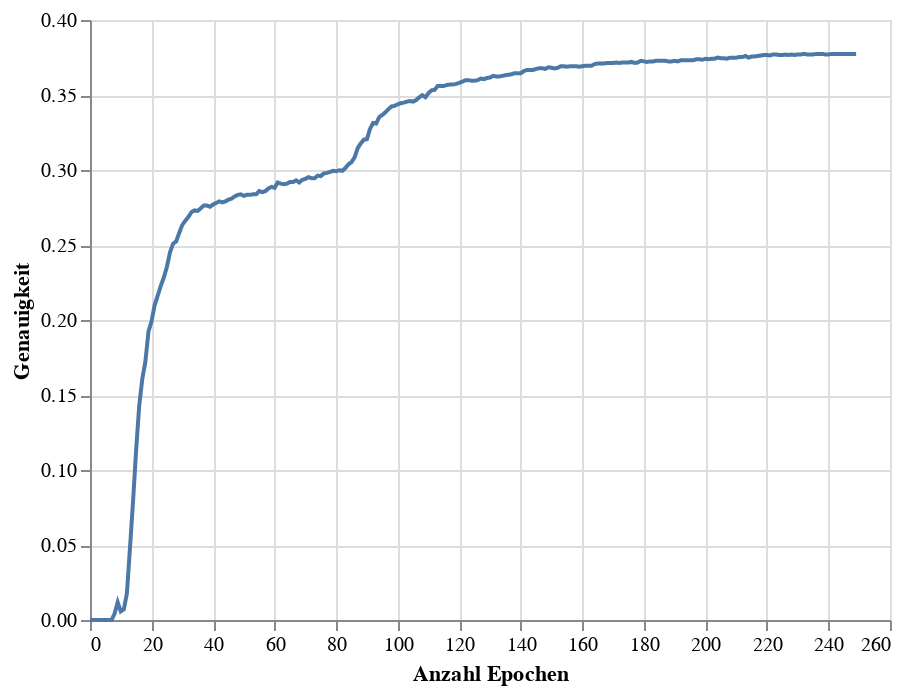

The notebook cell this image was saved under:
### Code cell
accuracy_chart = alt.Chart(accuracy_df).mark_line().encode(
    x=alt.X('Epoch',title = 'Anzahl Epochen'),
    y=alt.Y('Accuracy', title = 'Genauigkeit')
)
accuracy_chart

### Figure 1 — Vega-Lite specification as saved in the notebook (floating-point values rounded to 4 significant figures; data arrays with more than 128 entries replaced by an {"elided": "..."} marker saying what was removed)
{"config": {"view": {"continuousWidth": 400, "continuousHeight": 300}}, "data": {"name": "data-81dd1367b0958b02b8fde6d18e560786"}, "mark": "line", "encoding": {"x": {"field": "Epoch", "title": "Anzahl Epochen", "type": "quantitative"}, "y": {"field": "Accuracy", "title": "Genauigkeit", "type": "quantitative"}}, "$schema": "https://vega.github.io/schema/vega-lite/v4.17.0.json", "datasets": {"data-81dd1367b0958b02b8fde6d18e560786": {"elided": "250 records"}}}
